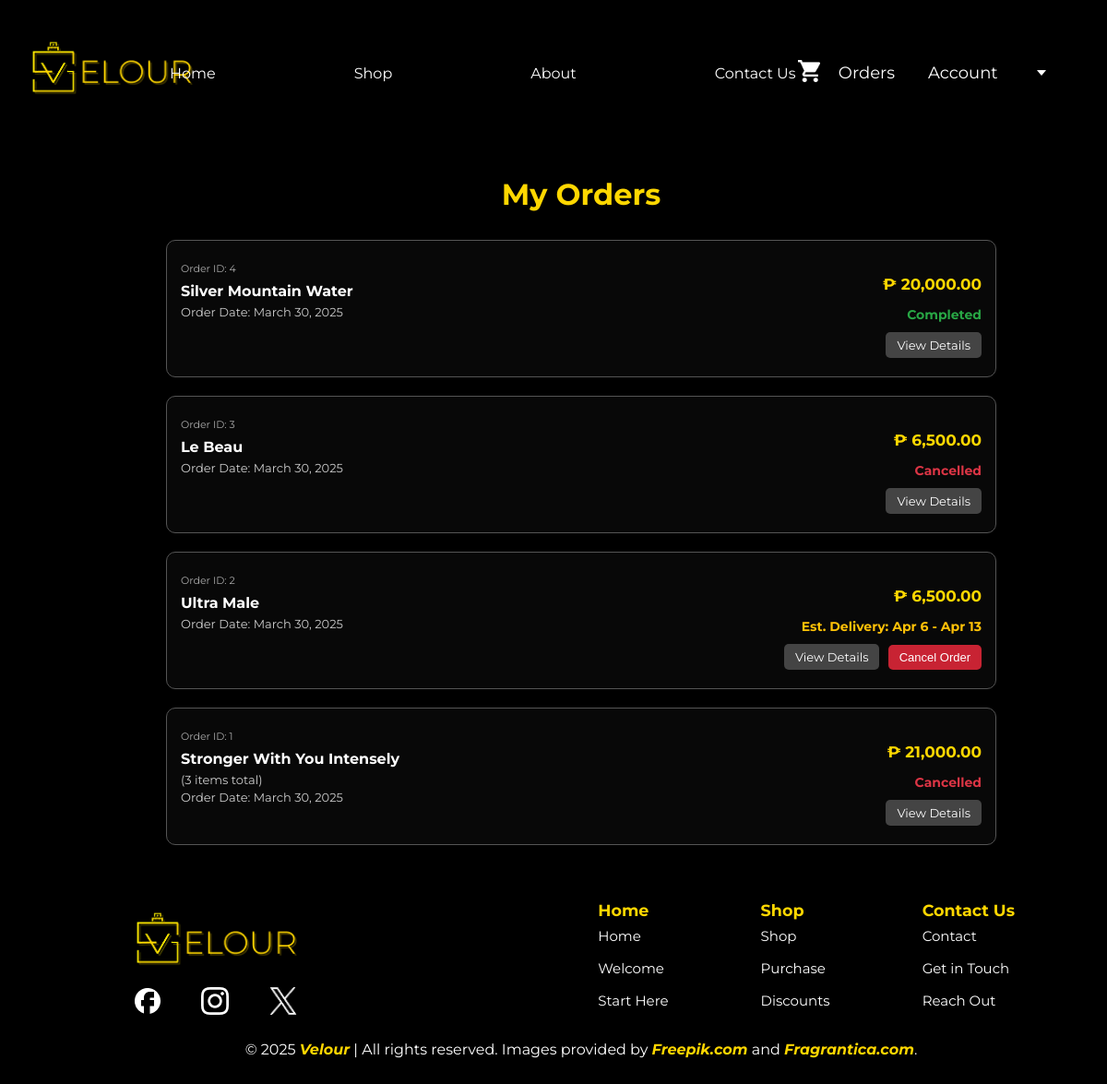
/velour/orders.php (signed in), run on the app's committed database.
### tables this page shows
CREATE TABLE `orders` (
  `orderID` int(255) NOT NULL,
  `username` varchar(50) NOT NULL,
  `orderList` varchar(255) NOT NULL,
  `quantity` int(255) NOT NULL,
  `totalPrice` int(10) NOT NULL,
  `orderDate` timestamp NOT NULL DEFAULT current_timestamp() ON UPDATE current_timestamp(),
  `status` enum('pending','completed','cancelled') NOT NULL,
  `deliveryAddress` varchar(255) NOT NULL
);

### velour/orders.php (the view, shortened to what this page needs)
<?php
$host = "localhost";
$user = "root";
$password = "";
$dbname = "velour";
$username = $_SESSION['username'];
$orders = [];
$conn_fetch = new mysqli($host, $user, $password, $dbname);
if ($conn_fetch->connect_error) {
     error_log("Fetch Connection failed: " . $conn_fetch->connect_error);
     $message = ['type' => 'error', 'text' => 'Could not connect to database to fetch orders.'];
} else {
    $conn_fetch->set_charset("utf8mb4");
    $sql_fetch = "SELECT orderID, orderList, totalPrice, orderDate, status
                  FROM orders WHERE username = ? ORDER BY orderDate DESC";
    $stmt_fetch = $conn_fetch->prepare($sql_fetch);
    if ($stmt_fetch === false) {
        error_log("Prepare failed for fetching orders: (" . $conn_fetch->errno . ") " . $conn_fetch->error);
        $message = ['type' => 'error', 'text' => 'Error preparing to fetch orders.'];
    } else {
        $stmt_fetch->bind_param("s", $username);
        if ($stmt_fetch->execute()) {
            $result = $stmt_fetch->get_result();
            if ($result->num_rows > 0) {
                while ($row = $result->fetch_assoc()) {
                    $orders[] = $row;
                }
            }
        } else {
             error_log("Execute failed for fetching orders: " . $stmt_fetch->error);
             $message = ['type' => 'error', 'text' => 'Error fetching orders.'];
        }
    }
}
?>
<!DOCTYPE html>
<html lang="en">
<head>
    <link rel="stylesheet" href="css/styles.css">
</head>
<body>
    <?php @include 'header.php'; ?>
    <div class="orders-page-container">
        <h1>My Orders</h1>
        <?php if (empty($orders)): ?>
            <p class="no-orders">You haven't placed any orders yet.</p>
        <?php else: ?>
            <?php foreach ($orders as $order):
                $orderItems = json_decode($order['orderList'], true);
                $firstItem = null;
                $itemCount = 0;
                if (json_last_error() === JSON_ERROR_NONE && is_array($orderItems) && !empty($orderItems)) {
                    $firstItem = $orderItems[0];
                    $itemCount = count($orderItems);
                } else {
                    error_log("Failed to decode orderList JSON for orderID: " . $order['orderID']);
                    $firstItem = ['name' => 'Order Item(s)'];
                    $itemCount = $order['quantity'] ?? 1;
                }
                $displayStatus = "Status Unknown";
                $statusClass = "status-unknown";
                $dbStatus = $order['status'];
                $orderDateStr = $order['orderDate'];
                $orderDateTime = null;
                try {
                    $orderDateTime = new DateTime($orderDateStr);
                    $currentDateTime = new DateTime();
                    if ($dbStatus === 'completed' || $dbStatus === 'cancelled') {
                        $displayStatus = ucfirst($dbStatus);
                        $statusClass = 'status-' . $dbStatus;
                    } elseif ($dbStatus === 'pending') {
                        $deliveryEndDate = (clone $orderDateTime)->modify('+14 days');
                        if ($currentDateTime > $deliveryEndDate) {
                            $displayStatus = "Delivered";
                            $statusClass = "status-delivered";
                        } else {
                            $estimateStartDate = (clone $orderDateTime)->modify('+7 days');
                            $estimateEndDate = $deliveryEndDate;
                            $format = "M j";
                            $displayStatus = "Est. Delivery: " . $estimateStartDate->format($format) . " - " . $estimateEndDate->format($format);
                            $statusClass = "status-pending";
                        }
                    }
                } catch (Exception $e) {
                    error_log("Error processing date for orderID " . $order['orderID'] . ": " . $e->getMessage());
                    $displayStatus = "Status Error";
                    $statusClass = "status-unknown";
                }
                ?>
                <div class="order-container">
                    <div class="product-info">
                        <p class="order-id">Order ID: <?php echo htmlspecialchars($order['orderID']); ?></p>
                        <h2><?php echo htmlspecialchars($firstItem['name'] ?? 'Unknown Product'); ?></h2>
                        <?php if ($itemCount > 1) : ?>
                           <p class="item-count-info">(<?php echo $itemCount; ?> items total)</p>
                        <?php endif; ?>
                        <p>Order Date: <?php echo $orderDateTime ? $orderDateTime->format('F j, Y') : 'N/A'; ?></p>
                    </div>
                    <div class="status-section">
                        <p class="price">₱ <?php echo number_format($order['totalPrice'], 2); ?></p>
                        <p class="order-status <?php echo $statusClass; ?>"><?php echo $displayStatus; ?></p>
                        <a href="order_details.php?order_id=<?php echo $order['orderID']; ?>" class="view-details-btn">
                            View Details
                        </a>
                        <?php if ($dbStatus === 'pending'): ?>
                            <form method="POST" action="orders.php" style="display: inline;" onsubmit="return confirmCancel(<?php echo $order['orderID']; ?>)">
                                <button type="submit" class="cancel-btn">Cancel Order</button>
                            </form>
                        <?php endif; ?>
                    </div>
                </div>
            <?php endforeach; ?>
        <?php endif; ?>
    </div>
    <?php @include 'footer.php'; ?>
</body>
</html>

### velour/css/styles.css (style rules this page uses)
body { font-family: 'Montserrat', sans-serif; margin: 30px; padding: 0; background-color: black; color: white; overflow-x: hidden; width: 100%; }

### velour/orders.php (style rules this page uses)
body { padding-top: 100px; }
.orders-page-container { padding: 20px; margin: 20px auto; max-width: 900px; }
.orders-page-container h1 { text-align: center; margin-bottom: 30px; color: #FFD700; }
.order-container { display: flex; border: 1px solid #555; border-radius: 10px; padding: 20px 15px; margin-bottom: 20px; background-color: rgba(255, 255, 255, 0.03); gap: 15px; align-items: flex-start; flex-wrap: wrap; }
.product-info { flex: 1; min-width: 200px; }
.product-info h2 { font-size: 16px; font-style: normal; font-weight: bold; color: #fff; margin: 0 0 5px 0; }
.product-info p { margin: 3px 0; font-size: 13px; color: #ccc; }
.product-info .order-id { font-size: 11px; color: #aaa; margin-bottom: 8px; }
.item-count-info { font-size: 12px; color: #aaa; }
.status-section { text-align: right; min-width: 180px; margin-left: auto; padding-left: 15px; }
.status-section .price { font-size: 17px; font-weight: bold; color: #FFD700; margin-bottom: 8px; }
.order-status { font-size: 14px; font-weight: bold; margin-bottom: 10px; }
.status-pending { color: #ffc107; }
.status-completed { color: #28a745; }
.status-cancelled { color: #dc3545; }
.view-details-btn, .cancel-btn { display: inline-block; color: #fff; padding: 6px 12px; font-size: 13px; border: none; border-radius: 5px; text-decoration: none; cursor: pointer; transition: background-color 0.2s ease; vertical-align: middle; }
.view-details-btn { background-color: #444; }
.cancel-btn { background-color: #c82333; margin-left: 5px; }

### data on the page
orders: orderID "4", orderList "Silver Mountain Water", orderDate "March 30, 2025", totalPrice "20,000.00", status "Completed"
orders: orderID "3", orderList "Le Beau", orderDate "March 30, 2025", totalPrice "6,500.00", status "Cancelled"
orders: orderID "2", orderList "Ultra Male", orderDate "March 30, 2025", totalPrice "6,500.00", orderDate "Est. Delivery: Apr 6 - Apr 13"
orders: orderID "1", orderList "Stronger With You Intensely", orderList "3", orderDate "March 30, 2025", totalPrice "21,000.00", status "Cancelled"
